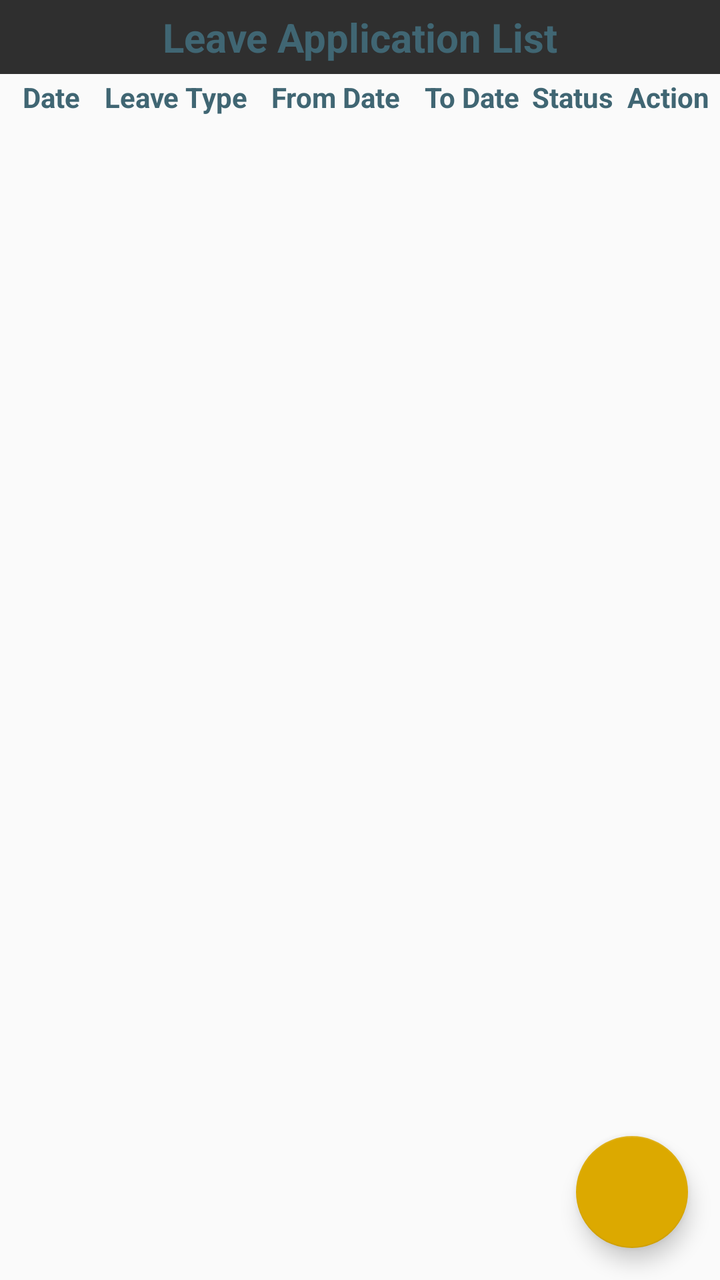
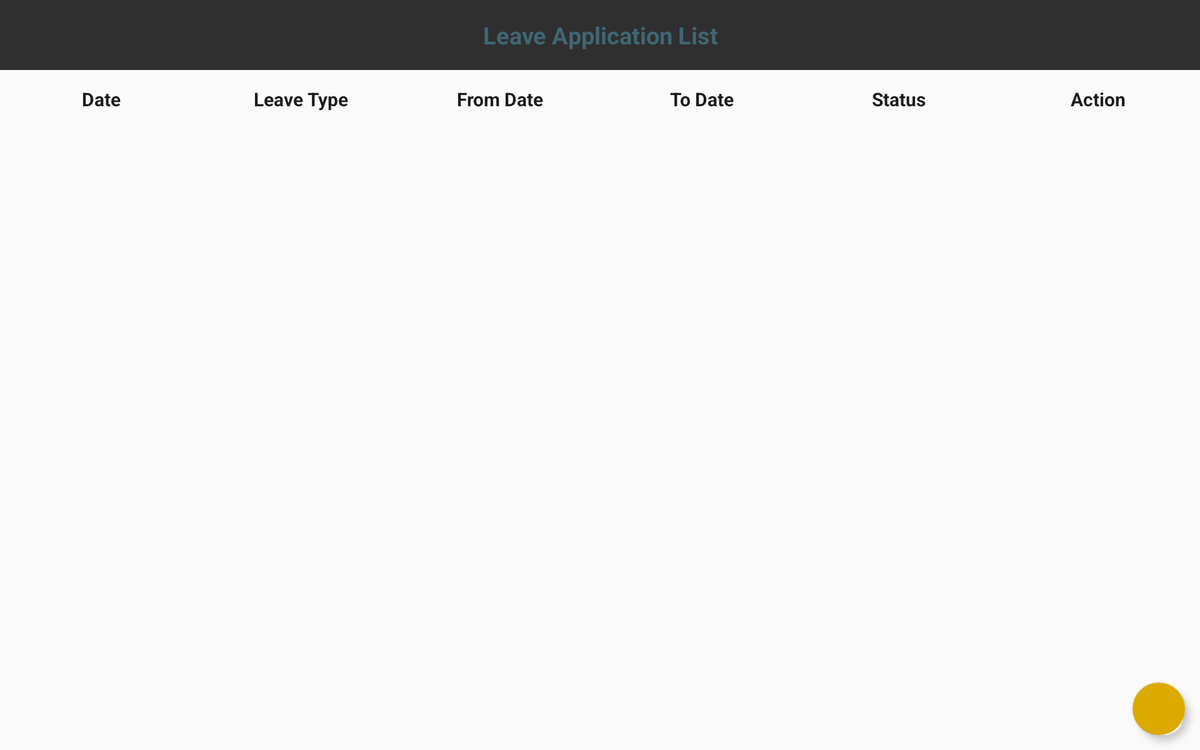

The same Android screen from two of the app's own layout files: first res/layout/ as a phone draws it, then the repository's variant for another configuration, drawn on a device whose configuration selects that folder. Both files follow.
<!-- AndroidManifest.xml: application theme UGS_HDD -->
<!-- res/layout/fragment_leaves_list.xml -->
<?xml version="1.0" encoding="utf-8"?>
<android.support.design.widget.CoordinatorLayout xmlns:android="http://schemas.android.com/apk/res/android"
    xmlns:app="http://schemas.android.com/apk/res-auto"
    android:layout_width="match_parent"
    android:layout_height="match_parent"
    app:layout_behavior="@string/appbar_scrolling_view_behavior">

    <RelativeLayout
        android:layout_width="match_parent"
        android:layout_height="match_parent">

        <TextView
            android:id="@+id/title"
            android:layout_width="match_parent"
            android:layout_height="wrap_content"
            android:background="@color/heading_background"
            android:padding="5dp"
            android:text="Leave Application List"
            android:textAlignment="center"
            android:textColor="@color/heading_text"
            android:textSize="@dimen/titleHeading"
            android:textStyle="bold" />


        <LinearLayout
            android:id="@+id/header_layout"
            android:layout_width="match_parent"
            android:layout_height="wrap_content"
            android:layout_below="@+id/title"
            android:orientation="horizontal"
            android:padding="2dp"
            android:weightSum="6">

            <TextView
                android:layout_width="0dp"
                android:layout_height="wrap_content"
                android:layout_weight="0.8"
                android:paddingLeft="5dp"
                android:paddingRight="5dp"
                android:text="Date"
                android:textAlignment="center"
                android:textColor="@color/heading_text"
                android:textStyle="bold" />

            <TextView
                android:layout_width="0dp"
                android:layout_height="wrap_content"
                android:layout_weight="1.3"
                android:text="Leave Type"
                android:textAlignment="center"
                android:textColor="@color/heading_text"
                android:textStyle="bold" />

            <TextView
                android:layout_width="0dp"
                android:layout_height="wrap_content"
                android:layout_weight="1.4"
                android:text="From Date"
                android:textAlignment="center"
                android:textColor="@color/heading_text"
                android:textStyle="bold" />

            <TextView
                android:layout_width="0dp"
                android:layout_height="wrap_content"
                android:layout_weight="0.9"
                android:text="To Date"
                android:textAlignment="center"
                android:textColor="@color/heading_text"
                android:textStyle="bold" />

            <TextView
                android:id="@+id/textView2"
                android:layout_width="0dp"
                android:layout_height="wrap_content"
                android:layout_weight="0.8"
                android:text="Status"
                android:textAlignment="center"
                android:textColor="@color/heading_text"
                android:textStyle="bold" />

            <TextView
                android:layout_width="0dp"
                android:layout_height="wrap_content"
                android:layout_weight="0.8"
                android:text="Action"
                android:textAlignment="center"
                android:textColor="@color/heading_text"
                android:textStyle="bold" />

        </LinearLayout>


        <android.support.v7.widget.RecyclerView
            android:id="@+id/leave_app_list"
            android:layout_width="match_parent"
            android:layout_height="match_parent"
            android:layout_below="@+id/header_layout" />
    </RelativeLayout>

    <android.support.design.widget.FloatingActionButton
        android:id="@+id/fab"
        android:layout_width="wrap_content"
        android:layout_height="wrap_content"
        android:layout_gravity="bottom|end"
        android:layout_margin="@dimen/fab_margin"
        android:tint="@android:color/white"

        app:srcCompat="@drawable/ic_shopping_cart" />

</android.support.design.widget.CoordinatorLayout>
<!-- resources referenced by this layout -->
<resources>
  <color name="heading_background">#2f2f2f</color>
  <color name="heading_text">#406673</color>
  <dimen name="fab_margin">16dp</dimen>
  <dimen name="titleHeading">20dp</dimen>
  <style name="UGS_HDD" parent="@style/Theme.AppCompat.Light.NoActionBar">
          <item name="colorPrimaryDark">@color/colorPrimaryDark</item>
          <item name="colorAccent">@color/colorAccent</item>
          <item name="colorPrimary">@color/colorPrimary</item>
      </style>
  <color name="colorPrimaryDark">#3d2015</color>
  <color name="colorAccent">#DCA900</color>
  <color name="colorPrimary">#6B4739</color>
</resources>
<!-- res/layout-xlarge/fragment_leaves_list.xml (the repository's variant of the layout above) -->
<!-- drawn on a large tablet held sideways -->
<?xml version="1.0" encoding="utf-8"?>
<android.support.design.widget.CoordinatorLayout xmlns:android="http://schemas.android.com/apk/res/android"
    xmlns:app="http://schemas.android.com/apk/res-auto"
    android:layout_width="match_parent"
    android:layout_height="match_parent"
    app:layout_behavior="@string/appbar_scrolling_view_behavior">

    <RelativeLayout
        android:layout_width="match_parent"
        android:layout_height="match_parent">

        <TextView
            android:id="@+id/title"
            android:layout_width="match_parent"
            android:layout_height="wrap_content"
            android:layout_marginBottom="15dp"
            android:background="@color/heading_background"
            android:padding="20dp"
            android:text="Leave Application List"
            android:textAlignment="center"
            android:textColor="@color/heading_text"
            android:textSize="25dp"
            android:textStyle="bold" />

        <HorizontalScrollView
            android:id="@+id/header_layout"
            android:layout_width="match_parent"
            android:layout_height="wrap_content"
            android:layout_below="@+id/title"
            android:fillViewport="true">

            <LinearLayout
                android:layout_width="match_parent"
                android:layout_height="wrap_content"
                android:layout_marginBottom="10dp"
                android:orientation="horizontal"
                android:padding="2dp"
                android:weightSum="6">

                <TextView
                    android:layout_width="0dp"
                    android:layout_height="wrap_content"
                    android:layout_weight="1"
                    android:paddingLeft="5dp"
                    android:paddingRight="5dp"
                    android:text="Date"
                    android:textAlignment="center"
                    android:textColor="@color/textPrimary"
                    android:textSize="20dp"
                    android:textStyle="bold" />

                <TextView
                    android:layout_width="0dp"
                    android:layout_height="wrap_content"
                    android:layout_weight="1"
                    android:paddingLeft="5dp"
                    android:paddingRight="5dp"
                    android:text="Leave Type"
                    android:textAlignment="center"
                    android:textColor="@color/textPrimary"
                    android:textSize="20dp"
                    android:textStyle="bold" />

                <TextView
                    android:layout_width="0dp"
                    android:layout_height="wrap_content"
                    android:layout_weight="1"
                    android:paddingLeft="5dp"
                    android:paddingRight="5dp"
                    android:text="From Date"
                    android:textAlignment="center"
                    android:textColor="@color/textPrimary"
                    android:textSize="20dp"
                    android:textStyle="bold" />

                <TextView
                    android:layout_width="0dp"
                    android:layout_height="wrap_content"
                    android:layout_weight="1"
                    android:paddingLeft="5dp"
                    android:text="To Date"
                    android:textAlignment="center"
                    android:textColor="@color/textPrimary"
                    android:textSize="20dp"
                    android:textStyle="bold" />

                <TextView
                    android:layout_width="0dp"
                    android:layout_height="wrap_content"
                    android:layout_weight="1"

                    android:paddingLeft="5dp"
                    android:paddingRight="5dp"
                    android:text="Status"
                    android:textAlignment="center"
                    android:textColor="@color/textPrimary"
                    android:textSize="20dp"
                    android:textStyle="bold" />

                <TextView
                    android:layout_width="0dp"
                    android:layout_height="wrap_content"
                    android:layout_weight="1"
                    android:paddingLeft="5dp"
                    android:paddingRight="5dp"
                    android:text="Action"
                    android:textAlignment="center"
                    android:textColor="@color/textPrimary"
                    android:textSize="20dp"
                    android:textStyle="bold" />


            </LinearLayout>

        </HorizontalScrollView>

        <android.support.v7.widget.RecyclerView
            android:id="@+id/leave_app_list"
            android:layout_width="match_parent"
            android:layout_height="match_parent"
            android:layout_below="@+id/header_layout" />
    </RelativeLayout>

    <android.support.design.widget.FloatingActionButton
        android:id="@+id/fab"
        android:layout_width="wrap_content"
        android:layout_height="wrap_content"
        android:layout_gravity="bottom|end"
        android:layout_margin="@dimen/fab_margin"
        android:tint="@android:color/white"

        app:srcCompat="@drawable/ic_leave__white_48dp" />

</android.support.design.widget.CoordinatorLayout>
<!-- resources referenced by the variant -->
<!-- as a large tablet held sideways resolves them -->
<resources>
  <color name="heading_background">#2f2f2f</color>
  <color name="heading_text">#406673</color>
  <color name="textPrimary">#1b1b1b</color>
  <dimen name="fab_margin">16dp</dimen>
  <style name="UGS_HDD" parent="@style/Theme.AppCompat.Light.NoActionBar">
          <item name="colorPrimaryDark">@color/colorPrimaryDark</item>
          <item name="colorAccent">@color/colorAccent</item>
          <item name="colorPrimary">@color/colorPrimary</item>
      </style>
  <color name="colorPrimaryDark">#3d2015</color>
  <color name="colorAccent">#DCA900</color>
  <color name="colorPrimary">#6B4739</color>
</resources>
